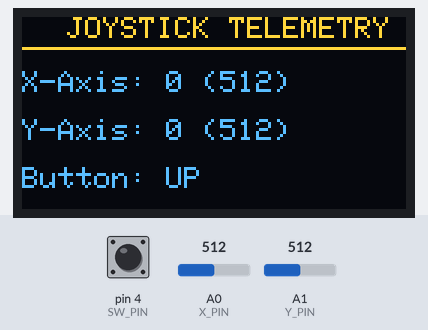
Bench run of a sketch on a simulated Arduino Leonardo, built with avr-gcc and run on an emulated ATmega32U4. On the bench: 128×64 one-colour display. The test bench sets the inputs (shaded band); at power-on: A0 (X_PIN) = 512, pin 4 (SW_PIN) HIGH, A1 (Y_PIN) = 512. The OLED is the two-colour kind (top 16 rows yellow).

Above: at 1.2 s.
1.3 s: A0 (X_PIN) set to 716
At 2.4 s:
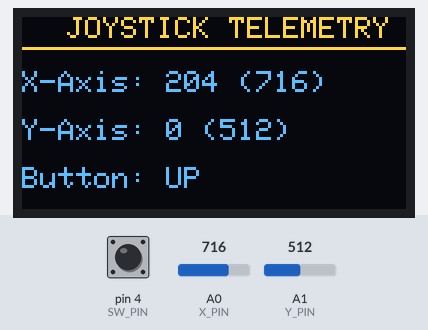
2.8 s: pin 4 (SW_PIN) pulled LOW for 0.15 s
At 2.92 s:
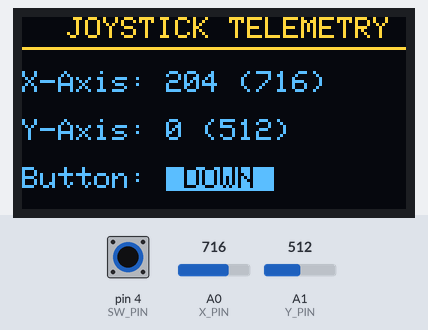
4.5 s: A1 (Y_PIN) set to 716
At 5.8 s:
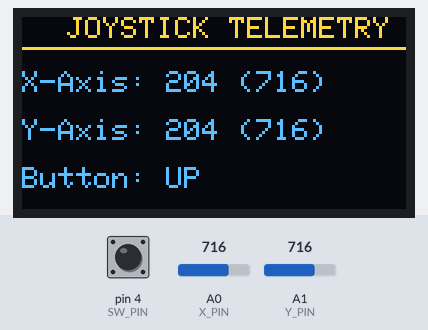
6.1 s: pin 4 (SW_PIN) pulled LOW for 1 s
At 7.0 s:
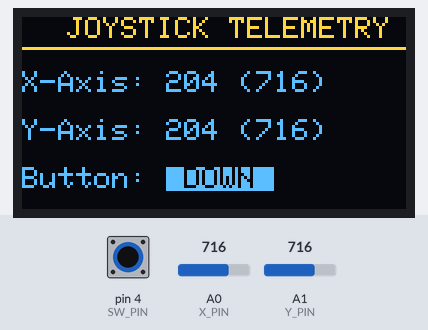
8.7 s: A0 (X_PIN) set to 900
At 9.4 s:
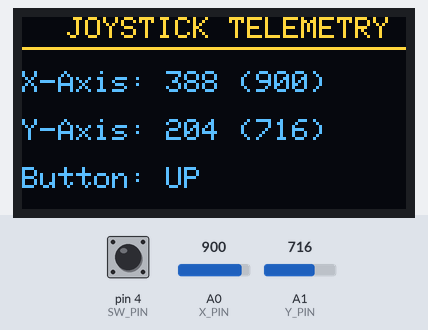
10.3 s: A1 (Y_PIN) set to 900
At 11.6 s:
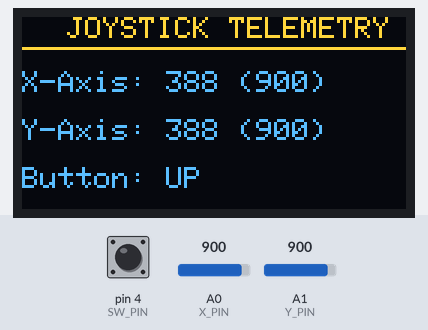
Timing chart, 0 to 12.9 s (numbered marks = the images above; inputs shaded):
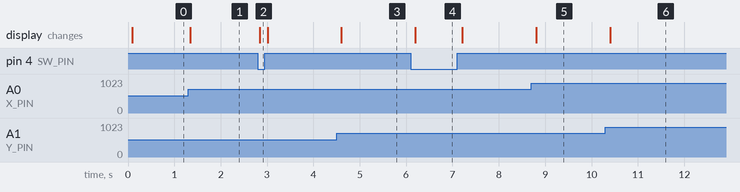

Measured:
- after the input at 1.3 s, the display: changes at once (image 1)
- after the input at 2.8 s, the display: changes after 0.05 s (image 2)
- after the input at 4.5 s, the display: changes after 0.10 s (image 3)
- after the input at 6.1 s, the display: changes after 0.10 s (image 4)
- after the input at 8.7 s, the display: changes after 0.11 s (image 5)
- after the input at 10.3 s, the display: changes after 0.10 s (image 6)

The sketch:

leonardor3ssd1306joystick.ino
```cpp
/*
 * Arduino Leonardo R3 - Joystick Visualizer on SSD1306 OLED
 * Displays raw/mapped X and Y coordinates plus Button status.
 */

#include <Wire.h>
#include <Adafruit_GFX.h>
#include <Adafruit_SSD1306.h>

// OLED Display Configuration
#define SCREEN_WIDTH 128    // OLED display width, in pixels
#define SCREEN_HEIGHT 64    // OLED display height, in pixels
#define OLED_RESET    -1    // Reset pin # (or -1 if sharing Arduino reset pin)
#define SCREEN_ADDRESS 0x3C // Mainstream I2C address for 0.96" SSD1306 OLED

// Initialize Display object
Adafruit_SSD1306 display(SCREEN_WIDTH, SCREEN_HEIGHT, &Wire, OLED_RESET);

// Define Joystick Pin Allocations
const int X_PIN = A0;
const int Y_PIN = A1;
const int SW_PIN = 4;  // 2 is used by display and does conflict

// Calibration Constants
const int CENTER_VAL = 512;
const int DEADZONE = 15;

void setup() {
  Serial.begin(115200);

  // Initialize SSD1306 Screen
  if(!display.begin(SSD1306_SWITCHCAPVCC, SCREEN_ADDRESS)) {
    Serial.println(F("SSD1306 allocation failed"));
    for(;;); // Freeze execution if display isn't detected
  }

  // Clear splash screen buffer
  display.clearDisplay();
  display.display();

  // Configure Joystick Pins
  pinMode(X_PIN, INPUT);
  pinMode(Y_PIN, INPUT);
  pinMode(SW_PIN, INPUT_PULLUP);
}

void loop() {
  // 1. Data Collection
  int rawX = analogRead(X_PIN);
  int rawY = analogRead(Y_PIN);
  bool buttonPressed = (digitalRead(SW_PIN) == LOW);

  // Apply calibration transforms
  int xVal = rawX - CENTER_VAL;
  int yVal = rawY - CENTER_VAL;
  if (abs(xVal) < DEADZONE) xVal = 0;
  if (abs(yVal) < DEADZONE) yVal = 0;

  // 2. Graphic Display Assembly
  display.clearDisplay(); // Wipe previous frame

  // Header Title Text
  display.setTextSize(1);
  display.setTextColor(SSD1306_WHITE);
  display.setCursor(15, 0);
  display.print("JOYSTICK TELEMETRY");
  display.drawFastHLine(0, 10, 128, SSD1306_WHITE); // Horizontal divider line

  // Print X Axis Data
  display.setCursor(0, 18);
  display.print("X-Axis: ");
  display.print(xVal);
  display.print(" ("); display.print(rawX); display.print(")");

  // Print Y Axis Data
  display.setCursor(0, 34);
  display.print("Y-Axis: ");
  display.print(yVal);
  display.print(" ("); display.print(rawY); display.print(")");

  // Print Button Status
  display.setCursor(0, 50);
  display.print("Button: ");
  if (buttonPressed) {
    display.setTextColor(SSD1306_BLACK, SSD1306_WHITE); // Inverted text color highlight
    display.print(" DOWN ");
  } else {
    display.setTextColor(SSD1306_WHITE);
    display.print("UP");
  }
  display.setTextColor(SSD1306_WHITE); // Reset text mode

  // 3. Render Buffer onto Screen
  display.display();

  delay(50); // Fluid 20Hz UI refresh pace
}
```
